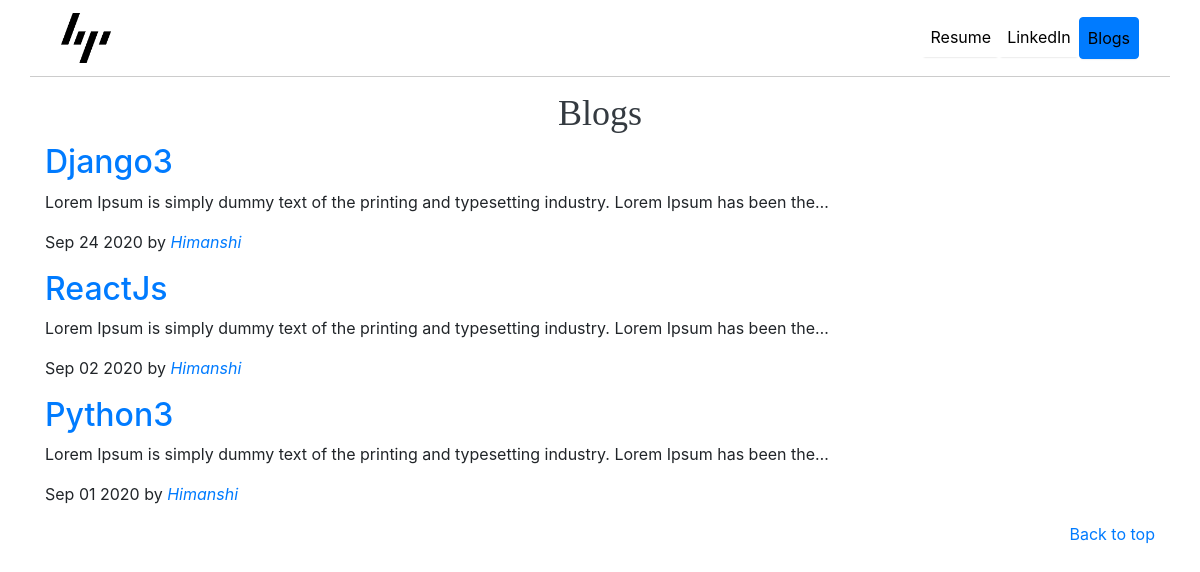
Screenshot of /blog/ with the database file from the repository.
### blog/models.py (models this page shows, shortened)
class Blog(models.Model):
    title = models.CharField(max_length=200)
    desc = models.TextField()
    date = models.DateField()
    url = models.URLField(blank = True)

### blog/views.py (the view)
# urls.py: path('',views.all_blogs, name = 'all_blogs'),
def all_blogs(request):
    blogs = Blog.objects.order_by('-date')
    return render(request,'blog/all_blogs.html',{'blogs' : blogs})

### blog/templates/blog/all_blogs.html
{% extends 'personal_portfolio/base.html' %}
{% block content %}
<div class="container">
    <h3 class="text-dark text-center" style="font-family: 'Playfair Display', Georgia, 'Times New Roman', serif; font-size: 2.25rem; margin-top:15px;">
        Blogs
    </h3>
    {% for blog in blogs %}
        <a href= "{% url 'blog:detail' blog.id %}" class="blog-post-title"><h2>{{ blog.title }}</h2></a>
        <p>{{ blog.desc|striptags|truncatechars:100 }}</p>
        <p>{{ blog.date|date:'M d Y' }} by <a href="{% url 'home' %}"><i>Himanshi</i></a></p>
    {% endfor %}
</div>
{% endblock %}

### rows the page displays
Blog: title "Django3", desc "Lorem Ipsum is simply dummy text of the printing and typesetting industry. Lorem Ipsum has been the…", date "Sep 24 2020"
Blog: title "ReactJs", desc "Lorem Ipsum is simply dummy text of the printing and typesetting industry. Lorem Ipsum has been the…", date "Sep 02 2020"
Blog: title "Python3", desc "Lorem Ipsum is simply dummy text of the printing and typesetting industry. Lorem Ipsum has been the…", date "Sep 01 2020"
